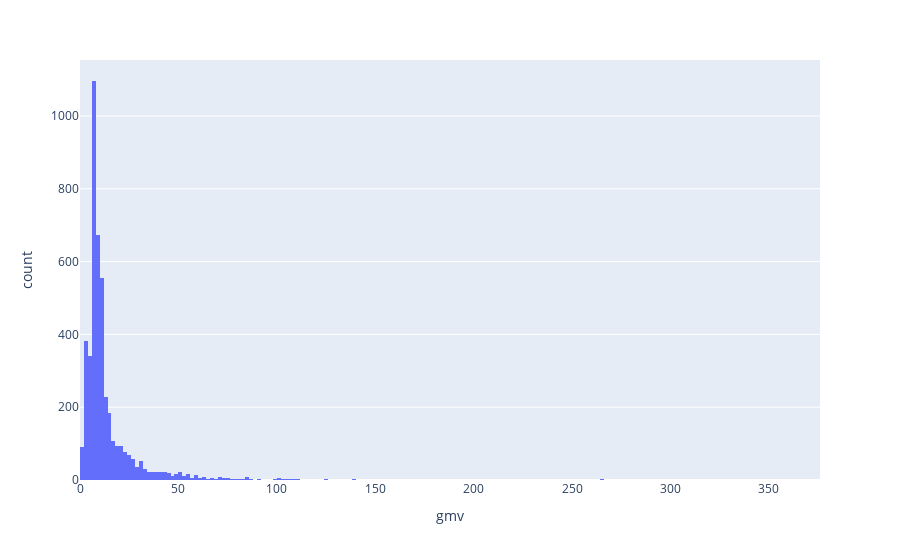

The notebook cell this image was saved under:
### Code cell
px.histogram(Orders, x='gmv')

### Figure 1 — Plotly figure (JSON) as saved in the notebook; plotly's stock layout.template omitted (floating-point values rounded to 4 significant figures; data arrays with more than 128 entries replaced by an {"elided": "..."} marker saying what was removed)
{"data": [{"alignmentgroup": "True", "bingroup": "x", "hovertemplate": "gmv=%{x}<br>count=%{y}<extra></extra>", "legendgroup": "", "marker": {"color": "#636efa", "pattern": {"shape": ""}}, "name": "", "offsetgroup": "", "orientation": "v", "showlegend": false, "type": "histogram", "x": {"elided": "4516 float values"}, "xaxis": "x", "yaxis": "y"}], "layout": {"barmode": "relative", "legend": {"tracegroupgap": 0}, "margin": {"t": 60}, "xaxis": {"anchor": "y", "domain": [0, 1], "title": {"text": "gmv"}}, "yaxis": {"anchor": "x", "domain": [0, 1], "title": {"text": "count"}}}}
